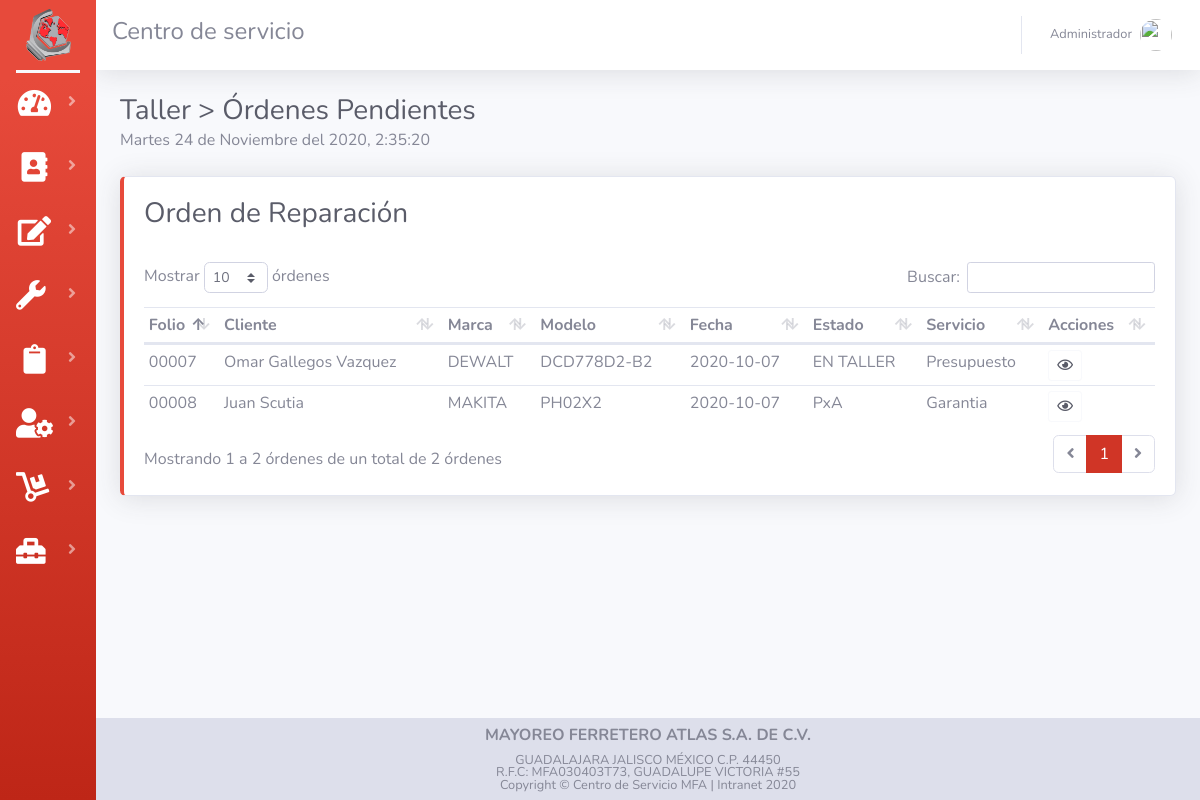
Page /listaTaller.php (signed in) on the earlier database version.
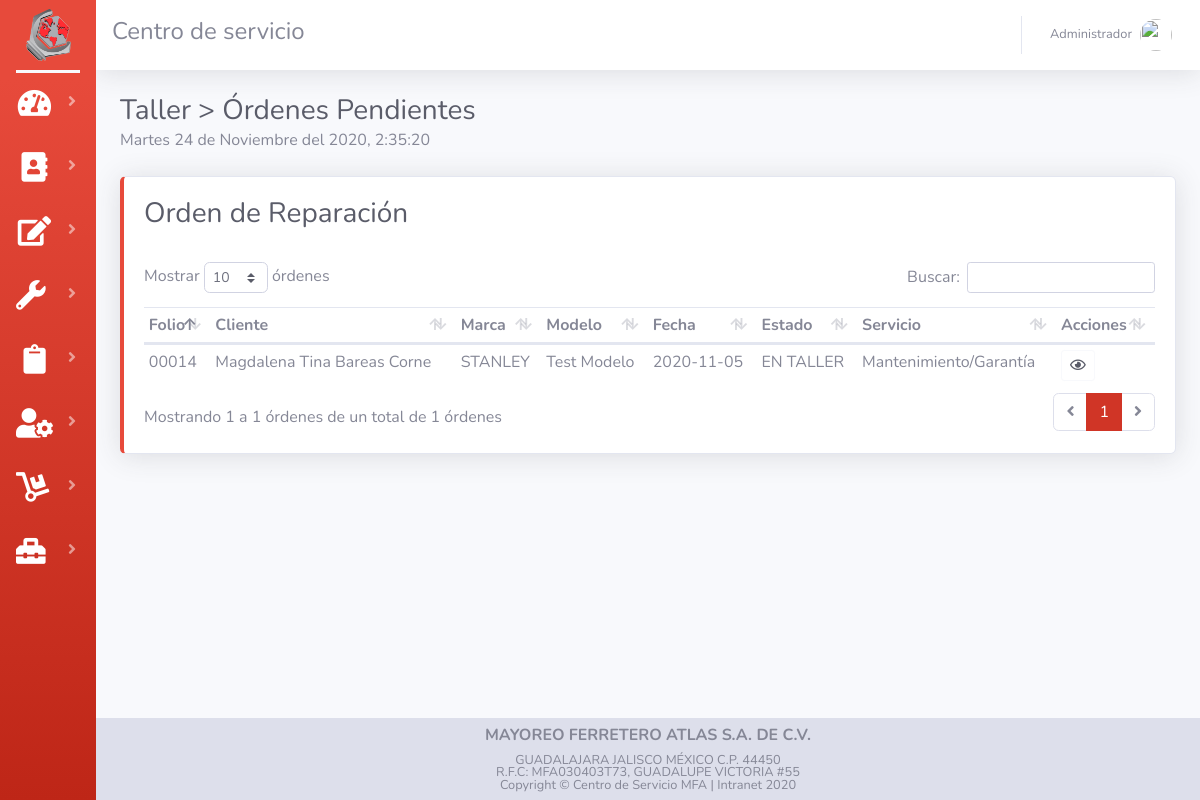
Same page on the later database version.
### tables this page shows
CREATE TABLE `tab_cliente` (
  `id_cliente` int(11) NOT NULL AUTO_INCREMENT,
  `nom_cliente` varchar(50) NOT NULL,
  `dir_cliente` varchar(70) NOT NULL,
  `mun_cliente` varchar(25) NOT NULL,
  `cp_cliente` int(11) NOT NULL,
  `tel_cliente` varchar(20) NOT NULL,
  `rfc_cliente` varchar(15) NOT NULL,
  `mail_cliente` varchar(50) NOT NULL,
  PRIMARY KEY (`id_cliente`) USING BTREE
);

CREATE TABLE `tab_orden` (
  `id_orden` int(11) NOT NULL AUTO_INCREMENT,
  `id_cliente` int(11) NOT NULL,
  `code_user` int(11) NOT NULL,
  `fech_entrada` date NOT NULL,
  `fech_salida` date NOT NULL,
  `status_orden` varchar(30) NOT NULL,
  `img` varchar(30) NOT NULL DEFAULT 'CSA.webp',
  `desc_herramienta` varchar(50) NOT NULL,
  `marca_herramienta` varchar(50) NOT NULL,
  `mod_herramienta` varchar(20) NOT NULL,
  `tipo_herramienta` varchar(20) NOT NULL,
  `tipo_servicio` varchar(25) NOT NULL,
  `detalle_servicio` varchar(100) NOT NULL,
  `tec_taller` varchar(30) NOT NULL,
  `pago_orden` varchar(15) NOT NULL,
  `iva_orden` varchar(15) NOT NULL,
  PRIMARY KEY (`id_orden`) USING BTREE,
  KEY `code_user` (`code_user`) USING BTREE,
  KEY `id_cliente` (`id_cliente`) USING BTREE
);

### listaTaller.php (the view, shortened to what the changed rows need)
<?php session_start(); include("assets/controler/conexion.php");
?>
<!DOCTYPE html>
<html lang="en">
<head>
    <?php  include("assets/common/header.php");?>
</head>
<body id="page-top">
    <div id="wrapper">
        <div id="content-wrapper" class="d-flex flex-column">
            <div id="content">
                <div class="container-fluid">
                    <div class="d-sm-flex align-items-center justify-content-between mb-4">
                        <div>
                            <h1 class='h3 mb-0 text-gray-800'>Taller > Órdenes Pendientes</h1>
                        </div>
                    </div>
                    <div class="row">
                        <div class="col">
                            <div class="card border-left-danger shadow ">
                                <div class="card-body">
                                    <h1 class='h3 text-gray-800'>Orden de Reparación</h1>
                                    <br>
                                    <div class="table-responsive">
                                        <table class="table table-hover table-sm" id="dataTableOrden" width="100%"
                                            cellspacing="0">
                                            <thead>
                                                <tr>
                                                    <th>Folio</th>
                                                    <th>Cliente</th>
                                                    <th>Marca</th>
                                                    <th>Modelo</th>
                                                    <th>Fecha</th>
                                                    <th>Estado </th>
                                                    <th>Servicio</th>
                                                    <th>Acciones</th>
                                                </tr>
                                            </thead>
                                            <tbody>
                                                <?php
                                        $queryOrden = "SELECT id_orden, id_cliente, marca_herramienta, mod_herramienta, fech_entrada, status_orden, tipo_servicio  FROM tab_orden WHERE tec_taller = '".$_SESSION['name_user']."' AND (status_orden = 'PxP' OR status_orden = 'PxA'  OR status_orden = 'EN TALLER'  OR status_orden = 'APROVADA PxP')";
                                        $rsOrden = mysqli_query($con, $queryOrden) or die ("Error de consulta");
                                          while ($Orden = mysqli_fetch_array($rsOrden)) {
                                            $folio=$Orden['id_orden'];
                                            if(strlen($folio)==1){
                                                $folio="0000".$folio;
                                            }else if(strlen($folio)==2){
                                                $folio="000".$folio;
                                            }else if(strlen($folio)==3){
                                                $folio="00".$folio;
                                            }else if(strlen($folio)==4){
                                                $folio="0".$folio;
                                            }
                                            $queryCliente = "SELECT nom_cliente FROM tab_cliente WHERE id_cliente = $Orden[id_cliente]";
                                            $rsCliente = mysqli_query($con, $queryCliente) or die ("Error de consulta");
                                              while ($Cliente = mysqli_fetch_array($rsCliente)) {
                                            echo "
                                                <tr>
                                                    <td>".$folio."</td>
                                                    <td>".$Cliente['nom_cliente']."</td>
                                                    <td>".$Orden['marca_herramienta']."</td>
                                                    <td>".$Orden['mod_herramienta']."</td>
                                                    <td>".$Orden['fech_entrada']."</td>
                                                    <td>".$Orden['status_orden']."</td>
                                                    <td>".$Orden['tipo_servicio']."</td>
                                                    <td>
                                                        <button type='button' class='btn btn-outline-light text-dark btn-sm BtnOrden' data-toggle='modal' data-target='#modalOrden'value=".$Orden['id_orden'].">
                                                        <i class='far fa-eye'></i></button>
                                                    </td>
                                                </tr>
                                            ";
}
                                           }
                                             ?>
                                            </tbody>
                                        </table>
                                    </div>
                                </div>
                            </div>
                            <br>
                        </div>
                    </div>
                </div>
            </div>
        </div>
    </div>
</body>
</html>

Differences in the rows shown:
no longer on this page (row edited): tab_orden: marca_herramienta "DEWALT", mod_herramienta "DCD778D2-B2", fech_entrada "2020-10-07", status_orden "EN TALLER", tipo_servicio "Presupuesto"
no longer on this page (row edited): tab_cliente: folio "00007", nom_cliente "Omar Gallegos Vazquez", $Orden['id_orden'] 7 (drawn)
no longer on this page (row edited): tab_orden: marca_herramienta "MAKITA", mod_herramienta "PH02X2", fech_entrada "2020-10-07", status_orden "PxA", tipo_servicio "Garantia"
no longer on this page (row edited): tab_cliente: folio "00008", nom_cliente "Juan Scutia", $Orden['id_orden'] 8 (drawn)
now on this page (row edited): tab_orden: marca_herramienta "STANLEY", mod_herramienta "Test Modelo", fech_entrada "2020-11-05", status_orden "EN TALLER", tipo_servicio "Mantenimiento/Garantía"
now on this page (row edited): tab_cliente: folio "00014", nom_cliente "Magdalena Tina Bareas Corne", $Orden['id_orden'] 14 (drawn)
Other differences:
text written by a page script: "Mostrar órdenes Buscar: Mostrando 1 a 2 órdenes de un total de 2 órdenes 1" → "Mostrar órdenes Buscar: Mostrando 1 a 1 órdenes de un total de 1 órdenes 1"
